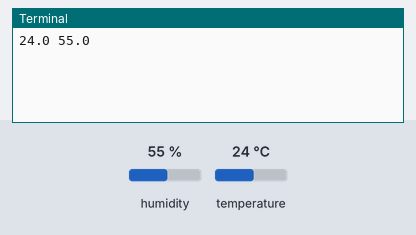
Bench run of a program on a simulated Raspberry Pi (BCM pin numbers). Parts: the last lines printed to the terminal. The inputs (shaded band) are chosen by the test bench; at power-on: humidity 55 %, temperature 24 °C.

Above: at 1.2 s.
1.3 s: humidity set to 22 %
At 3.1 s:
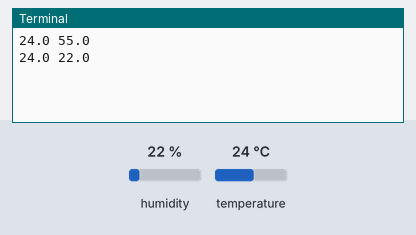
4.3 s: temperature set to 12 °C
At 5.5 s:
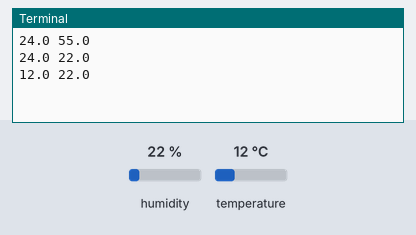
7.3 s: humidity set to 40 %
At 10.3 s:
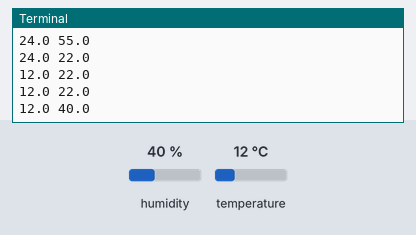
Timing chart, 0 to 11.8 s (numbered marks = the images above; inputs shaded):
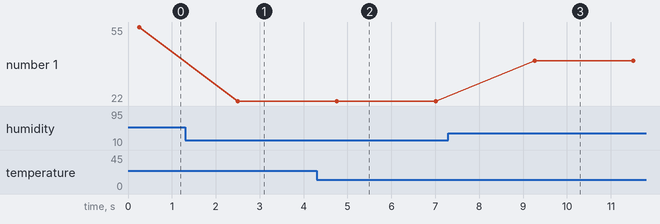

Measured:
- after the input at 1.3 s, the terminal: prints a new line after 1.2 s (image 1)
- after the input at 4.3 s, the terminal: prints a new line after 0.46 s (image 2)
- after the input at 7.3 s, the terminal: prints a new line after 2.0 s (image 3)
- plotted number 1: 55 → 22 after the input at 1.3 s, 22 → 40 after the input at 7.3 s

The program:

weather.py
```python
from time import sleep

import adafruit_dht
import board

dht_device = adafruit_dht.DHT22(board.D4)

try:
	while True:
		try:
			temperature = dht_device.temperature
			humidity = dht_device.humidity
			print(temperature, humidity)
		except RuntimeError:
			sleep(1.0)

		sleep (2.0)

except KeyboardInterrupt:
	print("I'm done!")
finally:
	dht_device.exit()
```
